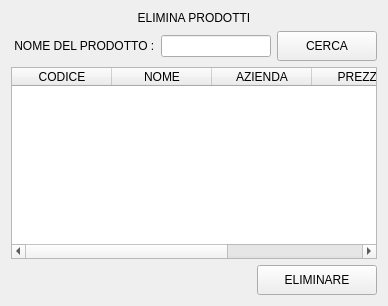
               <widget class="QWidget" name="page_elimina">
                <layout class="QVBoxLayout" name="verticalLayout_13">
                 <item>
                  <widget class="QLabel" name="label_16">
                   <property name="text">
                    <string>ELIMINA PRODOTTI</string>
                   </property>
                   <property name="alignment">
                    <set>Qt::AlignCenter</set>
                   </property>
                  </widget>
                 </item>
                 <item>
                  <layout class="QHBoxLayout" name="horizontalLayout_9">
                   <item>
                    <widget class="QLabel" name="label_17">
                     <property name="text">
                      <string> NOME DEL PRODOTTO :</string>
                     </property>
                    </widget>
                   </item>
                   <item>
                    <widget class="QLineEdit" name="eliminare_cerca"/>
                   </item>
                   <item>
                    <widget class="QPushButton" name="bt_eliminare_cerca">
                     <property name="minimumSize">
                      <size>
                       <width>100</width>
                       <height>30</height>
                      </size>
                     </property>
                     <property name="text">
                      <string>CERCA</string>
                     </property>
                    </widget>
                   </item>
                  </layout>
                 </item>
                 <item>
                  <widget class="QTableWidget" name="tabella_elimina">
                   <column>
                    <property name="text">
                     <string>CODICE</string>
                    </property>
                   </column>
                   <column>
                    <property name="text">
                     <string>NOME</string>
                    </property>
                   </column>
                   <column>
                    <property name="text">
                     <string>AZIENDA</string>
                    </property>
                   </column>
                   <column>
                    <property name="text">
                     <string>PREZZO</string>
                    </property>
                   </column>
                   <column>
                    <property name="text">
                     <string>SCORTE</string>
                    </property>
                   </column>
                  </widget>
                 </item>
                 <item>
                  <layout class="QHBoxLayout" name="horizontalLayout_10">
                   <item>
                    <widget class="QLabel" name="signal_elimina">
                     <property name="minimumSize">
                      <size>
                       <width>200</width>
                       <height>0</height>
                      </size>
                     </property>
                     <property name="text">
                      <string/>
                     </property>
                     <property name="alignment">
                      <set>Qt::AlignCenter</set>
                     </property>
                    </widget>
                   </item>
                   <item>
                    <spacer name="horizontalSpacer_7">
                     <property name="orientation">
                      <enum>Qt::Horizontal</enum>
                     </property>
                     <property name="sizeHint" stdset="0">
                      <size>
                       <width>40</width>
                       <height>20</height>
                      </size>
                     </property>
                    </spacer>
                   </item>
                   <item>
                    <widget class="QPushButton" name="bt_eliminare">
                     <property name="minimumSize">
                      <size>
                       <width>120</width>
                       <height>30</height>
                      </size>
                     </property>
                     <property name="text">
                      <string>ELIMINARE</string>
                     </property>
                    </widget>
                   </item>
                  </layout>
                 </item>
                </layout>
               </widget>
